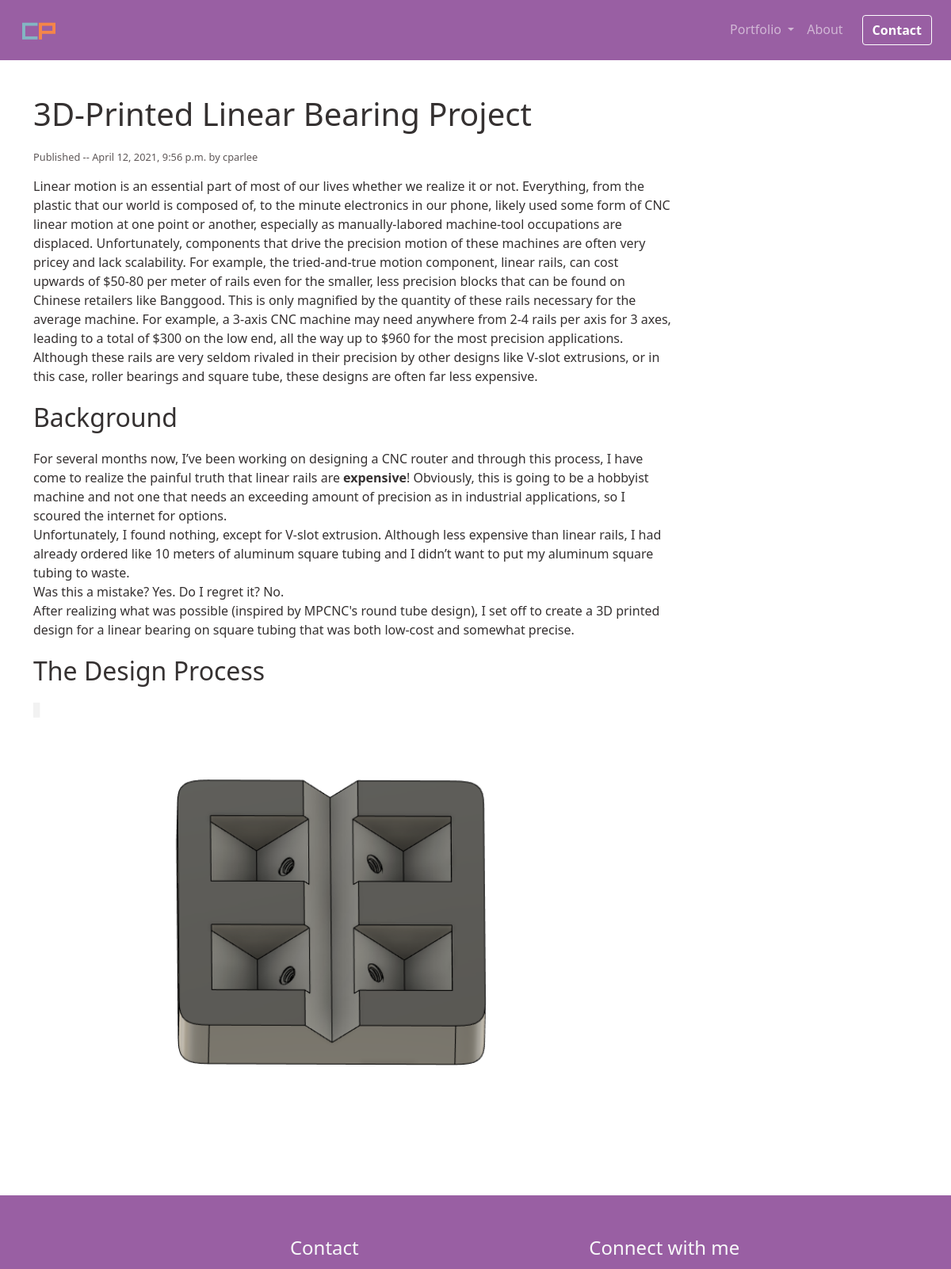
Page /articles/3d-printed-linear-bearing-project/ (upper part) on the earlier database version.
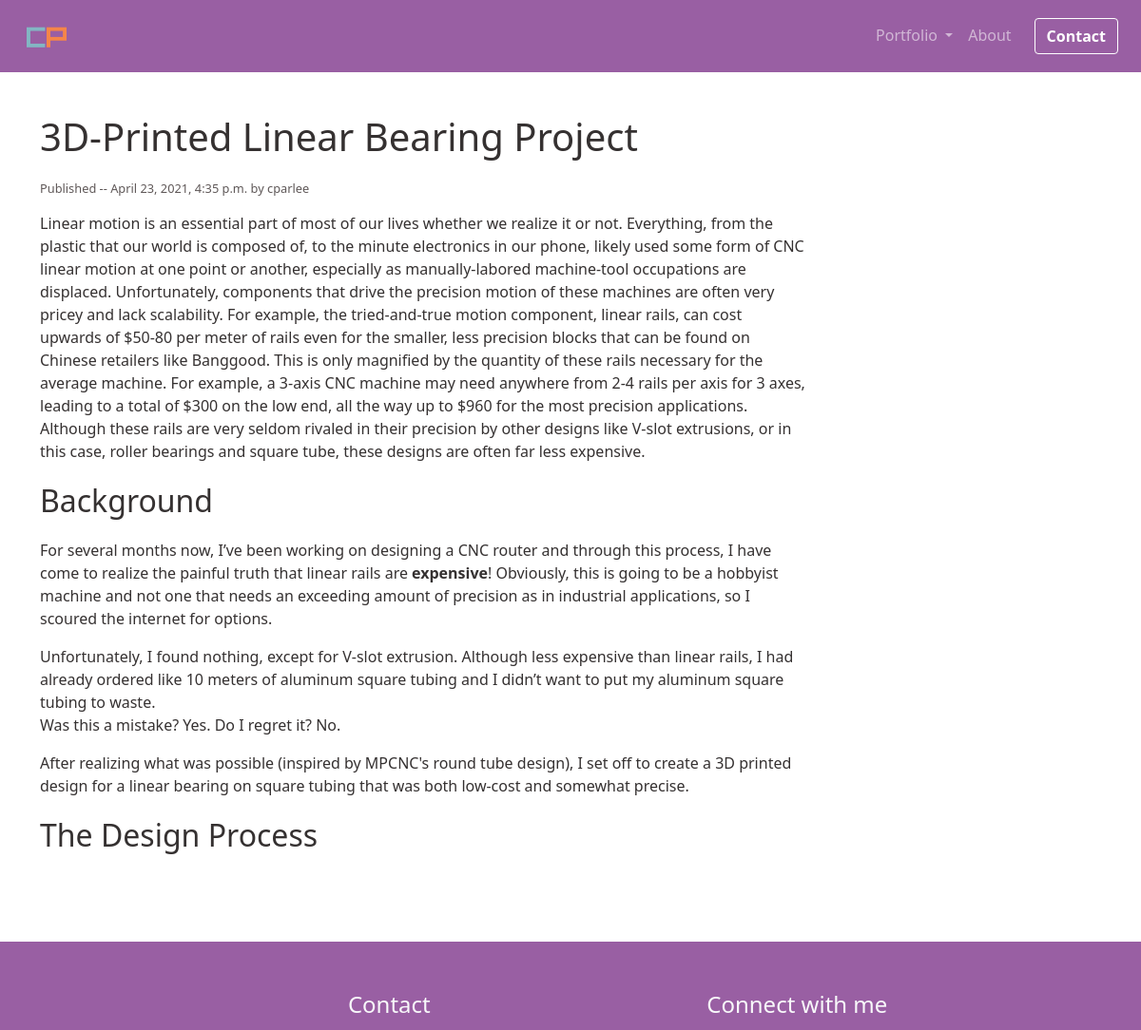
Same page on the later database version.
### blog/models.py (models this page shows)
class Post (models.Model):
    title = models.CharField(max_length=200, unique=True)
    header_image = models.ImageField(null=True, blank=True, upload_to="media/images/")
    slug = models.SlugField(max_length=200, unique=True)
    author = models.ForeignKey(User, on_delete=models.CASCADE, related_name='blog_posts')
    updated_on = models.DateTimeField(auto_now=True)
    description = models.CharField(max_length=200)
    content = RichTextField(blank=True, null=True)
    created_on = models.DateTimeField(auto_now_add=True)
    status = models.IntegerField(choices=STATUS, default=0)
    category = models.IntegerField(choices=CATEGORIES, default=0)
    hidden = models.BooleanField(default=False, null=False)
    class Meta:
        ordering = ['-created_on']
    def __str__(self):
        return self.title
    def info(self):
        print(self.description)
        return self.description

### blog/views.py (the view)
# urls.py: path('<slug:slug>/', views.PostDetail.as_view(), {'article_title': 'memes'}, name='post_detail'),
class PostDetail(generic.DetailView):
    model = Post
    def get_context_data (self, **kwargs):
        context = super().get_context_data(**kwargs)
        print(kwargs)
        context['title'] = kwargs.get('object')
        context['description'] = kwargs.get('object').info()
        return context
    template_name = 'post_detail.html'

### templates/post_detail.html (shortened to what this page needs)
{% extends "base.html" %}
{% block content %}
{% load static %}
<div class="container mb-4 mt-5">
    <div class="row pt-3 pb-3">
        <div class="col">
            <h1 class="article-head">{{post.title}}</h1>
            <p class="mb-0" id="time">Published -- {{post.updated_on}} by {{post.author}}</p>
        </div>
    </div>
    <article><div class="row mb-4">
        <div class="col-md-9 left_body">
            <div class="container mb-4 ps-0">
                <div class="rich-text">
                    {{post.content|safe}}
                </div>
            </div>
        </div>
    </div></article>
</div>
{%endblock content%}

Differences in the rows shown:
changed Post "3D-Printed Linear Bearing Project": updated_on "April 12, 2021, 9:56 p.m." → "April 23, 2021, 4:35 p.m."; content: picture removed
